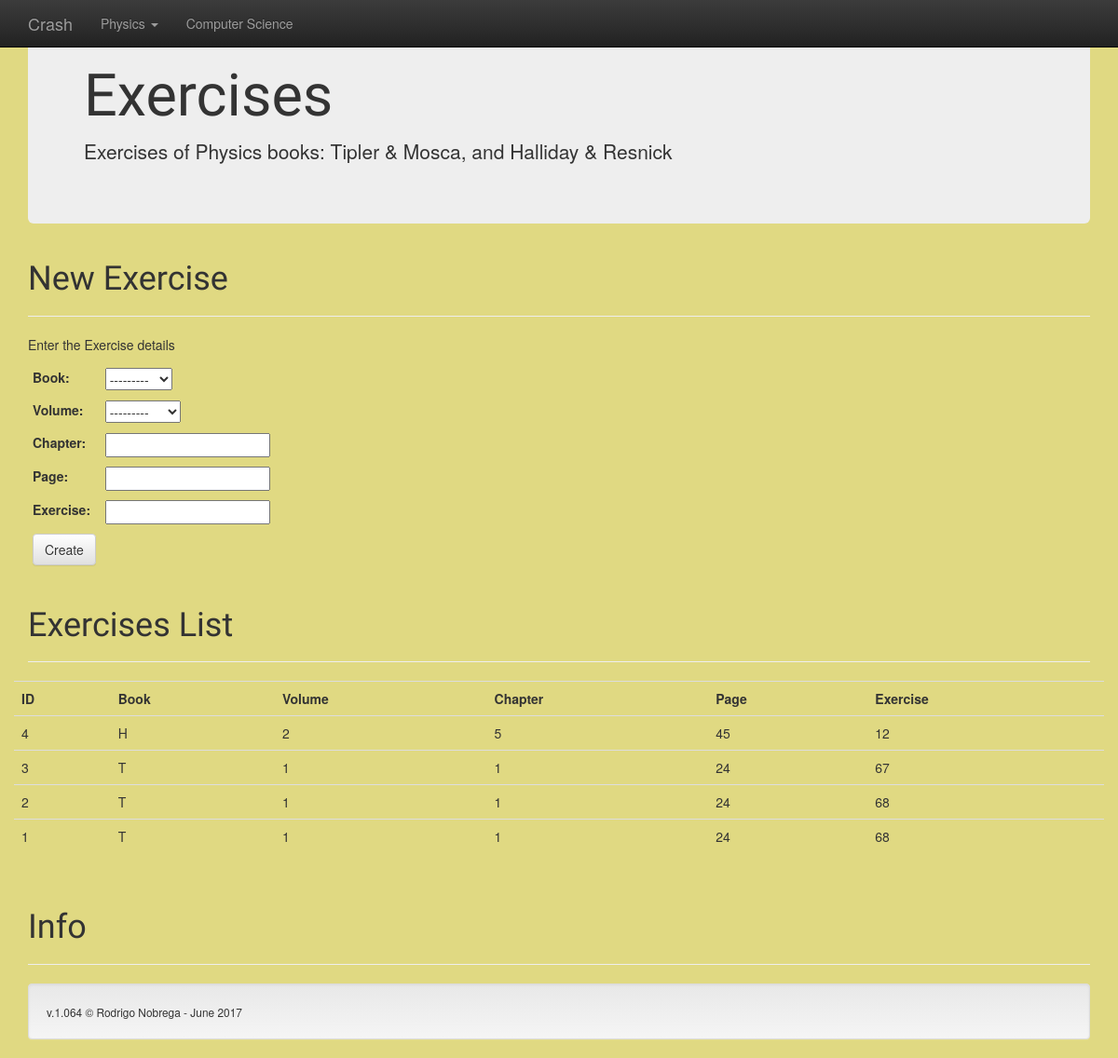
The app's page /Crash/exercise with its own data.
### Physics/models.py (models this page shows)
class HTExercise(models.Model):
    book = models.CharField(max_length=1, choices=[('T', 'Tipler'), ('H', 'Halliday')])
    volume = models.IntegerField(blank=True, choices=[(1, 'Volume 1'), (2, 'Volume 2'), (3, 'Volume 3'), (4, 'Volume 4')])
    chapter = models.IntegerField(default=None, blank=True)
    page = models.IntegerField(default=None, blank=True)
    exercise = models.CharField(max_length=5, default=None, blank=True)

### Physics/views.py (the view)
def exercise_list(request):
    elist = HTExercise.objects.order_by('-id')
    if request.method == 'POST':
        eform = ExerciseForm(request.POST)
        if eform.is_valid():
            eform.save(commit=True)
            return render(request, 'Physics/exercise.html', {'exercise_list': elist, 'exercise_form': ExerciseForm()})
    else:
        eform = ExerciseForm()
    context = {'exercise_list': elist, 'exercise_form': eform}
    return render(request, 'Physics/exercise.html', context)

### Physics/forms.py
class ExerciseForm(forms.ModelForm):
    class Meta:
        model = HTExercise
        fields = ('book', 'volume', 'chapter', 'page', 'exercise')

### Physics/templates/Physics/exercise.html (shortened to what this page needs)
{% extends 'base.html' %}
      {% block body%}
      <div class="jumbotron">
        <h1>Exercises</h1>
        <p>Exercises of Physics books: Tipler & Mosca, and Halliday & Resnick</p>
      </div>
      <div class="page-header">
        <h1>New Exercise</h1>
      </div>
      <div class="row">
      <div class="col-md-6">
      <p>Enter the Exercise details</p>
      <form  method="POST" class="form-inline">
        <table class="table-condensed">
          {{ exercise_form }}
          <tr>
            <td><button type="submit" class="btn btn-default">Create</button></td>
          </tr>
        </table>
      </form>
      </div>
      </div>
      <div class="page-header">
        <h1>Exercises List</h1>
      </div>
      <div class="row">
        <table class="table table-hover">
        <tr>
          <td><strong>ID</strong></td>
          <td><strong>Book</strong></td>
          <td><strong>Volume</strong></td>
          <td><strong>Chapter</strong></td>
          <td><strong>Page</strong></td>
          <td><strong>Exercise</strong></td>
        </tr>
        {% for exercise in exercise_list %}
        <tr>
          <td>{{ exercise.id }}</td>
          <td>{{ exercise.book }}</td>
          <td>{{ exercise.volume }}</td>
          <td>{{ exercise.chapter }}</td>
          <td>{{ exercise.page }}</td>
          <td>{{ exercise.exercise }}</td>
        </tr>
        {% endfor %}
        </table>
      </div>
      {% endblock%}

### Physics/static/Physics/style.css (style rules this page uses)
body { background-color: #E0D982; }
h1 { font-family: 'Acme', sans-serif; }

### records on screen
HTExercise: id "4", book "H", volume "2", chapter "5", page "45", exercise "12"
HTExercise: id "3", book "T", volume "1", chapter "1", page "24", exercise "67"
HTExercise: id "2", book "T", volume "1", chapter "1", page "24", exercise "68"
HTExercise: id "1", book "T", volume "1", chapter "1", page "24", exercise "68"
